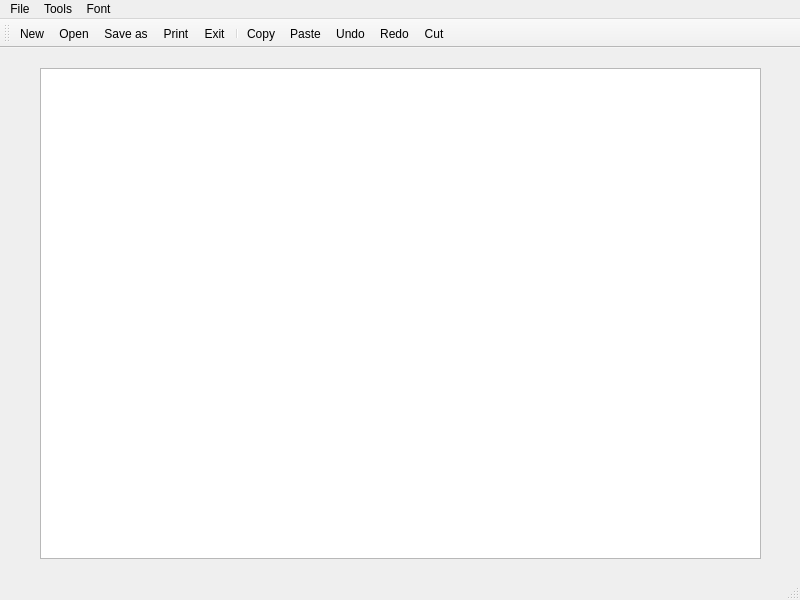
<?xml version="1.0" encoding="UTF-8"?>
<ui version="4.0">
 <class>MainWindow</class>
 <widget class="QMainWindow" name="MainWindow">
  <property name="geometry">
   <rect>
    <x>0</x>
    <y>0</y>
    <width>800</width>
    <height>600</height>
   </rect>
  </property>
  <property name="windowTitle">
   <string>MainWindow</string>
  </property>
  <widget class="QWidget" name="centralwidget">
   <widget class="QTextEdit" name="textbox">
    <property name="geometry">
     <rect>
      <x>40</x>
      <y>20</y>
      <width>721</width>
      <height>491</height>
     </rect>
    </property>
   </widget>
  </widget>
  <widget class="QMenuBar" name="menubar">
   <property name="geometry">
    <rect>
     <x>0</x>
     <y>0</y>
     <width>800</width>
     <height>26</height>
    </rect>
   </property>
   <widget class="QMenu" name="menuFile">
    <property name="title">
     <string>File</string>
    </property>
    <addaction name="actionNew"/>
    <addaction name="actionOpen"/>
    <addaction name="actionSave_as"/>
    <addaction name="actionPrint"/>
    <addaction name="actionExit"/>
   </widget>
   <widget class="QMenu" name="menuTools">
    <property name="title">
     <string>Tools</string>
    </property>
    <addaction name="actionCut"/>
    <addaction name="actionCopy"/>
    <addaction name="actionPaste"/>
    <addaction name="actionUndo"/>
    <addaction name="actionRedo"/>
   </widget>
   <widget class="QMenu" name="menuFont">
    <property name="title">
     <string>Font</string>
    </property>
    <widget class="QMenu" name="menuSize">
     <property name="title">
      <string>Size</string>
     </property>
     <addaction name="action6"/>
     <addaction name="action12"/>
     <addaction name="action18"/>
     <addaction name="action24"/>
     <addaction name="action30"/>
     <addaction name="action36"/>
    </widget>
    <addaction name="menuSize"/>
   </widget>
   <addaction name="menuFile"/>
   <addaction name="menuTools"/>
   <addaction name="menuFont"/>
  </widget>
  <widget class="QStatusBar" name="statusbar"/>
  <widget class="QToolBar" name="toolBar">
   <property name="windowTitle">
    <string>toolBar</string>
   </property>
   <attribute name="toolBarArea">
    <enum>TopToolBarArea</enum>
   </attribute>
   <attribute name="toolBarBreak">
    <bool>false</bool>
   </attribute>
   <addaction name="actionNew"/>
   <addaction name="actionOpen"/>
   <addaction name="actionSave_as"/>
   <addaction name="actionPrint"/>
   <addaction name="actionExit"/>
   <addaction name="separator"/>
   <addaction name="actionCopy"/>
   <addaction name="actionPaste"/>
   <addaction name="actionUndo"/>
   <addaction name="actionRedo"/>
   <addaction name="actionCut"/>
  </widget>
  <action name="actionNew">
   <property name="icon">
    <iconset resource="Resources.qrc">
     <normaloff>:/img/img/new.png</normaloff>:/img/img/new.png</iconset>
   </property>
   <property name="text">
    <string>New</string>
   </property>
  </action>
  <action name="actionOpen">
   <property name="icon">
    <iconset resource="Resources.qrc">
     <normaloff>:/img/img/open.png</normaloff>:/img/img/open.png</iconset>
   </property>
   <property name="text">
    <string>Open</string>
   </property>
  </action>
  <action name="actionSave_as">
   <property name="icon">
    <iconset resource="Resources.qrc">
     <normaloff>:/img/img/save as.png</normaloff>:/img/img/save as.png</iconset>
   </property>
   <property name="text">
    <string>Save as</string>
   </property>
  </action>
  <action name="actionExit">
   <property name="icon">
    <iconset resource="Resources.qrc">
     <normaloff>:/img/img/exit.png</normaloff>:/img/img/exit.png</iconset>
   </property>
   <property name="text">
    <string>Exit</string>
   </property>
  </action>
  <action name="actionCopy">
   <property name="icon">
    <iconset resource="Resources.qrc">
     <normaloff>:/img/img/copy.png</normaloff>:/img/img/copy.png</iconset>
   </property>
   <property name="text">
    <string>Copy</string>
   </property>
  </action>
  <action name="actionPaste">
   <property name="icon">
    <iconset resource="Resources.qrc">
     <normaloff>:/img/img/paste.png</normaloff>:/img/img/paste.png</iconset>
   </property>
   <property name="text">
    <string>Paste</string>
   </property>
  </action>
  <action name="actionUndo">
   <property name="icon">
    <iconset resource="Resources.qrc">
     <normaloff>:/img/img/undo.png</normaloff>:/img/img/undo.png</iconset>
   </property>
   <property name="text">
    <string>Undo</string>
   </property>
  </action>
  <action name="actionRedo">
   <property name="icon">
    <iconset resource="Resources.qrc">
     <normaloff>:/img/img/redo.png</normaloff>:/img/img/redo.png</iconset>
   </property>
   <property name="text">
    <string>Redo</string>
   </property>
  </action>
  <action name="actionPrint">
   <property name="icon">
    <iconset resource="Resources.qrc">
     <normaloff>:/img/img/print.png</normaloff>:/img/img/print.png</iconset>
   </property>
   <property name="text">
    <string>Print</string>
   </property>
  </action>
  <action name="action6">
   <property name="text">
    <string>6</string>
   </property>
  </action>
  <action name="action12">
   <property name="text">
    <string>12</string>
   </property>
  </action>
  <action name="action18">
   <property name="text">
    <string>18</string>
   </property>
  </action>
  <action name="action24">
   <property name="text">
    <string>24</string>
   </property>
  </action>
  <action name="action30">
   <property name="text">
    <string>30</string>
   </property>
  </action>
  <action name="action36">
   <property name="text">
    <string>36</string>
   </property>
  </action>
  <action name="actionCut">
   <property name="icon">
    <iconset resource="Resources.qrc">
     <normaloff>:/img/img/cut.png</normaloff>:/img/img/cut.png</iconset>
   </property>
   <property name="text">
    <string>Cut</string>
   </property>
  </action>
 </widget>
 <resources>
  <include location="Resources.qrc"/>
 </resources>
 <connections/>
</ui>
